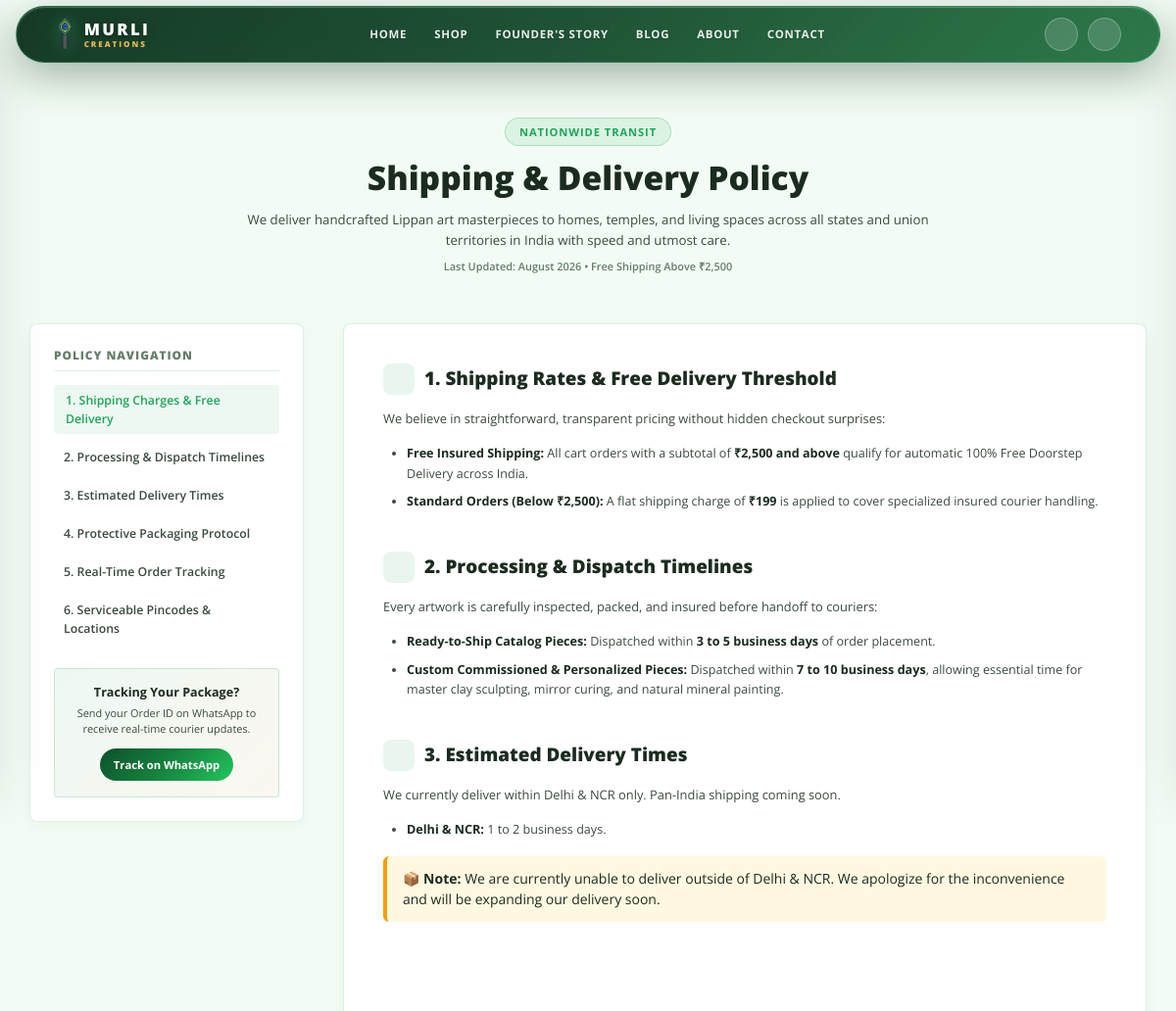
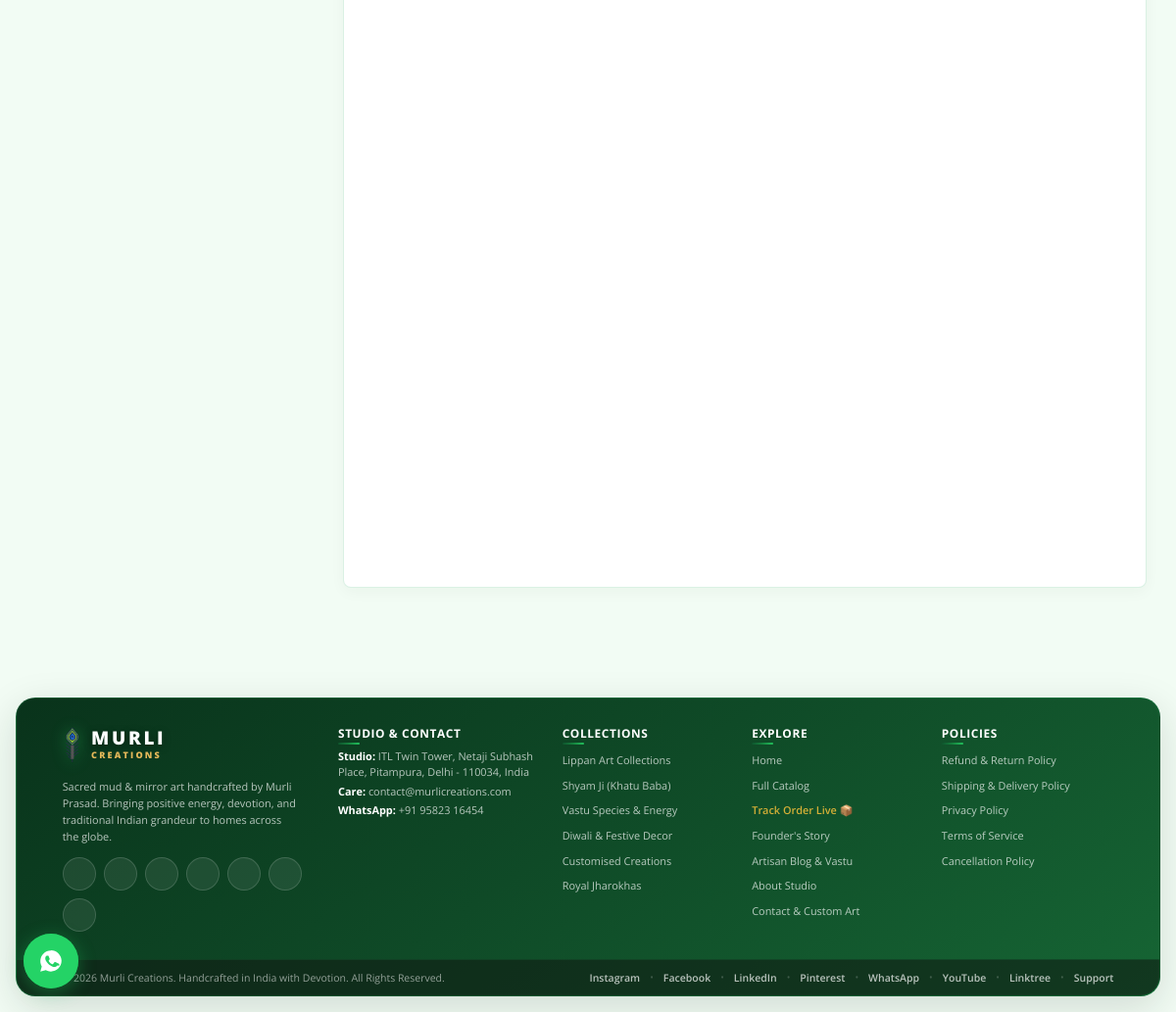
The app's page /shipping-policy.php with its own data (2 pictures, top to bottom).
### tables this page shows
CREATE TABLE `mc_site_settings` (
  `setting_key` varchar(80) NOT NULL,
  `setting_value` longtext NOT NULL,
  `updated_at` timestamp NULL DEFAULT CURRENT_TIMESTAMP ON UPDATE CURRENT_TIMESTAMP,
  PRIMARY KEY (`setting_key`)
);

### frontend/pages/policies/shipping-policy.php (the view, shortened to what the rows shown need)
<?php
require_once ROOT_PATH . '/backend/config/functions.php';
$site_settings = get_site_settings();
$shipping = $site_settings['shipping'] ?? [];
?>
<!DOCTYPE html>
<html lang="en">
<head>
  <link rel="stylesheet" href="/assets/css/globals.css">
  <link rel="stylesheet" href="/assets/css/header.css">
  <link rel="stylesheet" href="/assets/css/footer.css">
  <link rel="stylesheet" href="/assets/css/cart-drawer.css">
  <link rel="stylesheet" href="/assets/css/floating-widgets.css">
  <link rel="stylesheet" href="/assets/css/toast.css">
  <link rel="stylesheet" href="/assets/css/policy.css">
</head>
<body>
  <main style="padding-top: 80px;">
    <div class="policy-page">
      <div class="container">
        <div class="policy-header reveal-on-scroll">
          <span class="policy-badge"><?php echo icon_svg('truck', '', 14); ?> Nationwide Transit</span>
          <h1 class="policy-title">Shipping & Delivery Policy</h1>
          <p class="policy-subtitle">
            We deliver handcrafted Lippan art masterpieces to homes, temples, and living spaces across all states and union territories in India with speed and utmost care.
          </p>
          <span class="policy-updated-date">Last Updated: August 2026 • Free Shipping Above ₹<?php echo number_format($shipping['free_threshold'] ?? 3000); ?></span>
        </div>
        <div class="policy-grid">
          <div class="policy-content">
            <section id="shipping-charges" class="policy-section">
              <h2 class="policy-section-heading">
                <span class="policy-icon-box"><?php echo icon_svg('tag', '', 18); ?></span>
                1. Shipping Rates & Free Delivery Threshold
              </h2>
              <ul class="policy-list">
                <li><strong>Free Insured Shipping:</strong> All cart orders with a subtotal of <strong>₹<?php echo number_format($shipping['free_threshold'] ?? 3000); ?> and above</strong> qualify for automatic 100% Free Doorstep Delivery across India.</li>
                <li><strong>Standard Orders (Below ₹<?php echo number_format($shipping['free_threshold'] ?? 3000); ?>):</strong> A flat shipping charge of <strong>₹<?php echo number_format($shipping['standard_charge'] ?? 149); ?></strong> is applied to cover specialized insured courier handling.</li>
              </ul>
            </section>
            <section id="dispatch-timelines" class="policy-section">
              <h2 class="policy-section-heading">
                <span class="policy-icon-box"><?php echo icon_svg('clock', '', 18); ?></span>
                2. Processing & Dispatch Timelines
              </h2>
            </section>
            <section id="delivery-time" class="policy-section">
              <h2 class="policy-section-heading">
                <span class="policy-icon-box"><?php echo icon_svg('truck', '', 18); ?></span>
                3. Estimated Delivery Times
              </h2>
            </section>
          </div>
        </div>
      </div>
    </div>
  </main>
  <?php include ROOT_PATH . '/frontend/components/footer.php'; ?>
</body>
</html>

### frontend/components/footer.php (shortened to what the rows shown need)
<?php
$site_settings = get_site_settings();
$studio = $site_settings['studio'] ?? [];
$social = $site_settings['social'] ?? [];
$footer = $site_settings['footer'] ?? [];
?>
<footer class="site-footer">
  <div class="footer-container">
    <div class="footer-tilt-wrapper">
      <div class="footer-column-brand">
        <a href="/index.php" class="footer-logo-link" aria-label="Murli Creations Home">
          <div class="brand-lockup" style="margin-bottom: 12px;">
          </div>
        </a>
        <p class="footer-blurb">
          <?php echo htmlspecialchars($footer['about_text'] ?? 'Sacred mud & mirror art handcrafted by Murli Prasad. Bringing positive energy, devotion, and traditional Indian grandeur to homes across the globe.'); ?>
        </p>
        <div class="footer-social-icons">
          <?php if (!empty($social['instagram'])): ?>
            <a href="<?php echo htmlspecialchars($social['instagram']); ?>" target="_blank" rel="noopener noreferrer" class="footer-social-btn" aria-label="Instagram" title="Follow on Instagram">
            </a>
          <?php endif; ?>
          <?php if (!empty($social['facebook'])): ?>
            <a href="<?php echo htmlspecialchars($social['facebook']); ?>" target="_blank" rel="noopener noreferrer" class="footer-social-btn" aria-label="Facebook" title="Follow on Facebook">
            </a>
          <?php endif; ?>
          <?php if (!empty($social['linkedin'])): ?>
            <a href="<?php echo htmlspecialchars($social['linkedin']); ?>" target="_blank" rel="noopener noreferrer" class="footer-social-btn" aria-label="LinkedIn" title="Connect on LinkedIn">
            </a>
          <?php endif; ?>
          <?php if (!empty($social['pinterest'])): ?>
            <a href="<?php echo htmlspecialchars($social['pinterest']); ?>" target="_blank" rel="noopener noreferrer" class="footer-social-btn" aria-label="Pinterest" title="Follow on Pinterest">
            </a>
          <?php endif; ?>
          <?php if (!empty($social['whatsapp'])): ?>
            <a href="<?php echo htmlspecialchars($social['whatsapp']); ?>" target="_blank" rel="noopener noreferrer" class="footer-social-btn" aria-label="WhatsApp" title="Chat on WhatsApp">
            </a>
          <?php endif; ?>
          <?php if (!empty($social['linktree'])): ?>
            <a href="<?php echo htmlspecialchars($social['linktree']); ?>" target="_blank" rel="noopener noreferrer" class="footer-social-btn" aria-label="Linktree" title="All Links on Linktree">
            </a>
          <?php endif; ?>
          <?php if (!empty($social['youtube'])): ?>
            <a href="<?php echo htmlspecialchars($social['youtube']); ?>" target="_blank" rel="noopener noreferrer" class="footer-social-btn" aria-label="YouTube" title="Subscribe on YouTube">
            </a>
          <?php endif; ?>
        </div>
      </div>
    </div>
    <div class="footer-tilt-wrapper">
      <div class="footer-column-links">
        <div class="footer-address-list">
          <p class="footer-address-item">
            <strong>Studio:</strong> <?php echo htmlspecialchars($studio['address'] ?? 'Pitampura, Delhi - 110034, India'); ?>
          </p>
          <p class="footer-address-item">
            <strong>Care:</strong> <?php echo htmlspecialchars($studio['email'] ?? 'contact@murlicreations.com'); ?>
          </p>
          <p class="footer-address-item">
            <strong>WhatsApp:</strong> <?php echo htmlspecialchars($studio['whatsapp'] ?? '+91 99999 99999'); ?>
          </p>
        </div>
      </div>
    </div>
  </div>
  <div class="footer-bottom-bar">
    <div class="footer-bottom-container">
      <p class="footer-copyright">
        <?php echo htmlspecialchars($footer['copyright'] ?? ('© ' . date('Y') . ' Murli Creations. Handcrafted in India with Devotion. All Rights Reserved.')); ?>
      </p>
      <div class="footer-socials">
        <?php if (!empty($social['instagram'])): ?>
          <a href="<?php echo htmlspecialchars($social['instagram']); ?>" target="_blank" rel="noopener noreferrer" class="footer-social-link">
          </a>
          <span class="footer-social-separator">•</span>
        <?php endif; ?>
        <?php if (!empty($social['facebook'])): ?>
          <a href="<?php echo htmlspecialchars($social['facebook']); ?>" target="_blank" rel="noopener noreferrer" class="footer-social-link">
          </a>
          <span class="footer-social-separator">•</span>
        <?php endif; ?>
        <?php if (!empty($social['linkedin'])): ?>
          <a href="<?php echo htmlspecialchars($social['linkedin']); ?>" target="_blank" rel="noopener noreferrer" class="footer-social-link">
          </a>
          <span class="footer-social-separator">•</span>
        <?php endif; ?>
        <?php if (!empty($social['pinterest'])): ?>
          <a href="<?php echo htmlspecialchars($social['pinterest']); ?>" target="_blank" rel="noopener noreferrer" class="footer-social-link">
          </a>
          <span class="footer-social-separator">•</span>
        <?php endif; ?>
        <?php if (!empty($social['whatsapp'])): ?>
          <a href="<?php echo htmlspecialchars($social['whatsapp']); ?>" target="_blank" rel="noopener noreferrer" class="footer-social-link">
          </a>
          <span class="footer-social-separator">•</span>
        <?php endif; ?>
        <?php if (!empty($social['youtube'])): ?>
          <a href="<?php echo htmlspecialchars($social['youtube']); ?>" target="_blank" rel="noopener noreferrer" class="footer-social-link">
          </a>
          <span class="footer-social-separator">•</span>
        <?php endif; ?>
        <?php if (!empty($social['linktree'])): ?>
          <a href="<?php echo htmlspecialchars($social['linktree']); ?>" target="_blank" rel="noopener noreferrer" class="footer-social-link">
          </a>
          <span class="footer-social-separator">•</span>
        <?php endif; ?>
        <a href="/contact.php" class="footer-social-link">Support</a>
      </div>
    </div>
  </div>
</footer>

### records on screen
mc_site_settings: setting_value "2,500", setting_value "199", setting_value "Sacred mud & mirror art handcrafted by Murli Prasad. Bringing positive energy, devotion, and traditional Indian grandeur to homes across the globe.", setting_value "ITL Twin Tower, Netaji Subhash Place, Pitampura, Delhi - 110034, India", setting_value "contact@murlicreations.com", setting_value "+91 95823 16454", setting_value "© 2026 Murli Creations. Handcrafted in India with Devotion. All Rights Reserved."
